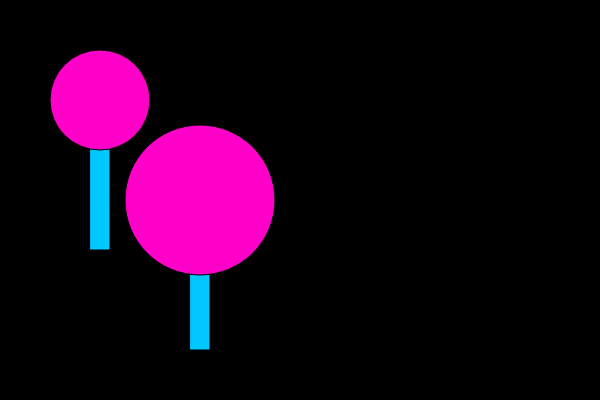
Frame 1 (no input)
Frame 60 (no input): identical to frame 1, image omitted
Frame 120 (the mouse pressed at the canvas centre since frame 60): identical to frame 1, image omitted

The p5.js sketch that drew this single still picture (run headless with seeded random() and noise() and a simulated clock; from frame 60 on, the mouse is pressed at the canvas centre):

// p5.js sketch
// ── sketch.js
var ball = {
    x: 300,
    y: 200,
    xspeed: 4,
    yspeed: -3
};

function setup() {
    createCanvas(600, 400);
}

function draw() {
    background(0);
    lollipop(100, 100, 100);
    lollipop(200, 200, 150);
}

function lollipop(x, y, diameter){
    fill(0, 200, 255);
    rect(x-10, y, 20, 150);

    fill(255, 0, 200);
    ellipse(x, y, diameter, diameter);

}
